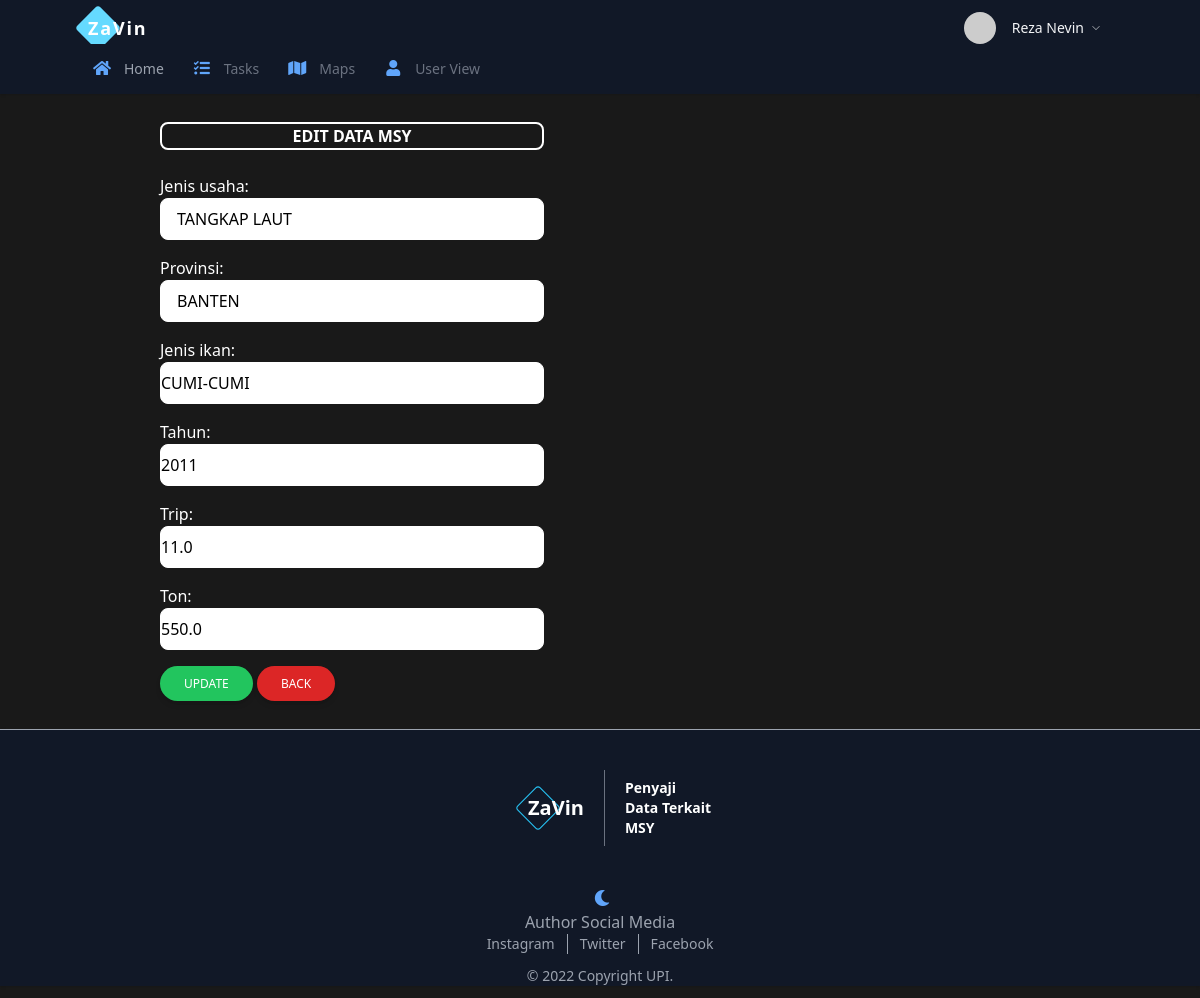
Screenshot of /adm/updata/34 (signed in) with the database file from the repository.
### MSY/models.py (models this page shows, shortened)
class dataikan(models.Model):
    jenis_usaha    = models.CharField(max_length=50)
    provinsi       = models.CharField(max_length=50)
    jenis_ikan     = models.CharField(max_length=50)
    tahun          = models.IntegerField(null=True)
    trip           = models.FloatField(null=True)#trip adalah ton
    ton            = models.FloatField(null=True)#dan ton adalah trip

### MSY/views.py (the view)
# urls.py: path("adm/updata/<int:id>",up_data, name='up_data'),
@login_required(login_url=settings.LOGIN_URL)
def up_data(request, id):
    updata = dataikan.objects.get(pk=id)
    edit = "Edit Data MSY"
    template = "admin/updata.html"
    if request.POST:
        form= Fromdataikan(request.POST, request.FILES, instance=updata)
        if form.is_valid():
            form.save()
            pesan = "data berhasil di update"
            context={
                "Title" : edit,
                "Subtitle" : edit,
                "pesan" : pesan,
                "form": form,
                "updata": updata
            }
            return render (request, template ,context)
    else :
        form = Fromdataikan(instance=updata)
        context={
            "Title" : edit,
            "Subtitle" : edit,
            "form": form,
            "updata": updata
        }
        return render (request, template ,context)

### MSY/forms.py
class Fromdataikan(ModelForm,forms.Form):
    class Meta :
        model = dataikan
        fields = '__all__'
        widgets ={
            'jenis_usaha'     :forms.TextInput({'class':'border  w-96 text-black border-white block mb-4 rounded-lg text-gray/30 py-2 px-4','required':'required'}),
            'provinsi'        :forms.TextInput({'class':'border w-96 text-black border-white block mb-4 rounded-lg text-gray/30 py-2 px-4','required':'required'}),
            'jenis_ikan'      : forms.TextInput({'class':'border w-96 text-black border-white block mb-4 rounded-lg text-gray/30 py-2 px-4l','required':'required'}),
            'tahun'           : forms.NumberInput({'class':'border w-96 text-black border-white block mb-4 rounded-lg text-gray/30 py-2 px-4l','required':'required'}),
            'trip'            : forms.NumberInput({'class':'border w-96 text-black border-white block mb-4 rounded-lg text-gray/30 py-2 px-4l','required':'required'}),
            'ton'             : forms.NumberInput({'class':'border w-96 text-black border-white block mb-4 rounded-lg text-gray/30 py-2 px-4l','required':'required'}),
        }

### templates/admin/updata.html (shortened to what this page needs)
{% extends 'admin.html'%}
{% load static %}
{% block content%}
<div class="mx-auto px-40 py-7 ">
            <h1 class="text-white uppercase font-bold text-center border border-2 border-white rounded-lg w-96">{{Subtitle}}</h1>
            <br>
            <form action="{% url 'up_data' updata.pk %}" method="post" class="text-white" enctype="multipart/form-data">
                {% csrf_token %}{{form.as_p}}
                <input type="submit" value="Update" class="inline-block px-6 py-2.5 bg-green-500 text-white font-medium text-xs leading-tight uppercase  rounded-full shadow-md hover:bg-green-600 hover:shadow-lg focus:bg-green-600 focus:shadow-lg focus:outline-none focus:ring-0 active:bg-green-700 active:shadow-lg transition duration-150 ease-in-out">
                <a href="{% url 'task'%}" class="inline-block px-6 py-2.5 bg-red-600 text-white font-medium text-xs leading-tight uppercase rounded-full shadow-md hover:bg-red-700 hover:shadow-lg focus:bg-red-700 focus:shadow-lg focus:outline-none focus:ring-0 active:bg-red-800 active:shadow-lg transition duration-150 ease-in-out">Back</a>
            </form>
        </div>
{% endblock %}

### MSY/templates/admin.html (style rules this page uses)
.bg-black-alt { background: #191919; }

### rows the page displays
dataikan: jenis_usaha "TANGKAP LAUT", provinsi "BANTEN", jenis_ikan "CUMI-CUMI", tahun "2011", trip "11.0", ton "550.0"

### other values shown
{{ Subtitle }} "EDIT DATA MSY"
